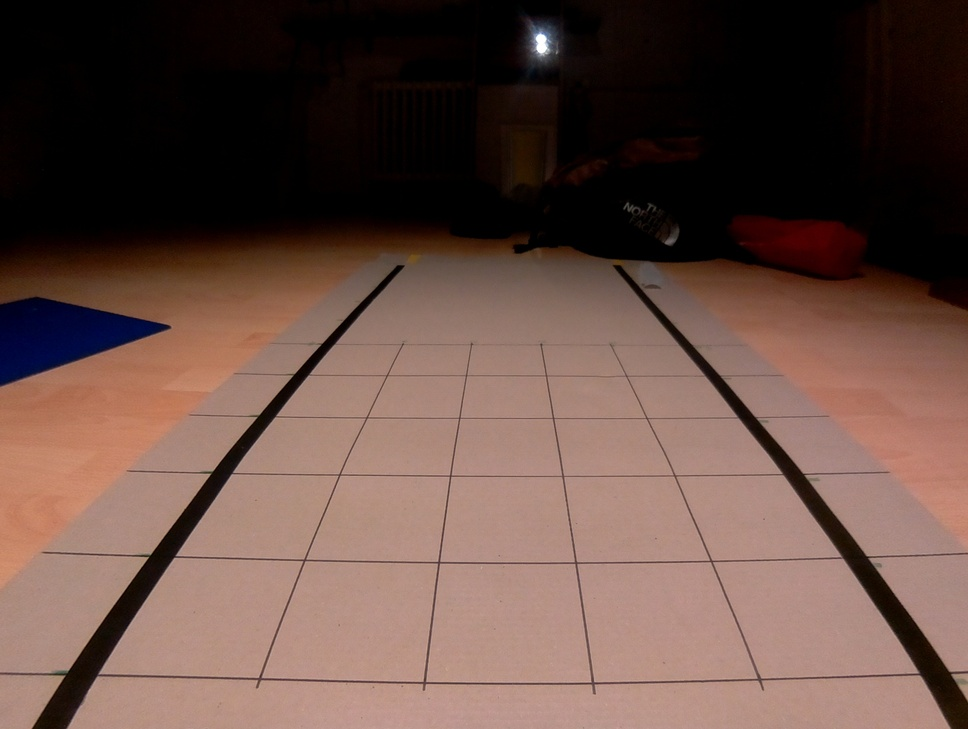
#> input picture autonomouscar/resources/damier_1952.jpg, 968 x 729 px, shrunk from 2592 x 1952 before the run
$ python -i my_lib.py   (imports and definitions only)   (older library calls are emulated)
#> lines starting #> are read from the running program, lines starting #| are printed output that depends on the picture
#> further down, picture is the input picture: shape (729, 968, 3); mean B, G, R 69.5, 77.9, 103.2
#!/usr/bin/env python3

## ----------------------------------- Infos -----------------------------------
#   Author:            Maxime Charriere
#   Project:           Autonomous RC Car
#   File:              myLib.py
#   Link:              https://github.com/maximecharriere/AutonomousRcCar
#   Creation date :    12.04.2020
#   Last modif date:   12.04.2020
## ----------------------------------- Infos -----------------------------------

## -------------------------------- Description --------------------------------
#   This file contains all my useful functions that I often use
## -------------------------------- Description --------------------------------


## Work exactly like Arduino's map function
# https://www.arduino.cc/reference/en/language/functions/math/map/

import picamera
import matplotlib.pyplot as plt
import cv2
import numpy as np
import yaml

# [12 lines left out: functions load_configuration, map, not called in this run]

def mix(val1, val2, val1_proportion):
    val2_proportion = 1-val1_proportion
    return (val1*val1_proportion + val2*val2_proportion)

# [28 lines left out: functions clamp, print_caminfos, not called in this run]

def plt_show_all_colorspace(img):
    '''img must be BGR'''
    frameHSV = cv2.cvtColor(img, cv2.COLOR_BGR2HSV)
#> frameHSV: shape (729, 968, 3); mean H, S, V 11.8, 107.4, 103.8
    frameLAB = cv2.cvtColor(img, cv2.COLOR_BGR2LAB)
#> frameLAB: shape (729, 968, 3); mean of channels 0, 1, 2 88.3, 136.8, 136.3
    frameLUV = cv2.cvtColor(img, cv2.COLOR_BGR2LUV)
#> frameLUV: shape (729, 968, 3); mean of channels 0, 1, 2 87.8, 108, 145

    ## Show images with plt
    fig, axs = plt.subplots(3, 3)
    axs[0,0].imshow(frameHSV[0], cmap="gray")
    axs[0,0].set_title("HSV H channel")
    axs[0,1].imshow(frameHSV[1], cmap="gray")
    axs[0,1].set_title("HSV S channel")
    axs[0,2].imshow(frameHSV[2], cmap="gray")
    axs[0,2].set_title("HSV V channel")
    axs[1,0].imshow(frameLAB[0], cmap="gray")
    axs[1,0].set_title("LAB L channel")
    axs[1,1].imshow(frameLAB[1], cmap="gray")
    axs[1,1].set_title("LAB A channel")
    axs[1,2].imshow(frameLAB[2], cmap="gray")
    axs[1,2].set_title("LAB B channel")
    axs[2,0].imshow(frameLUV[0], cmap="gray")
    axs[2,0].set_title("LUV L channel")
    axs[2,1].imshow(frameLUV[1], cmap="gray")
    axs[2,1].set_title("LUV U channel")
    axs[2,2].imshow(frameLUV[2], cmap="gray")
    axs[2,2].set_title("LUV V channel")

    plt.show()
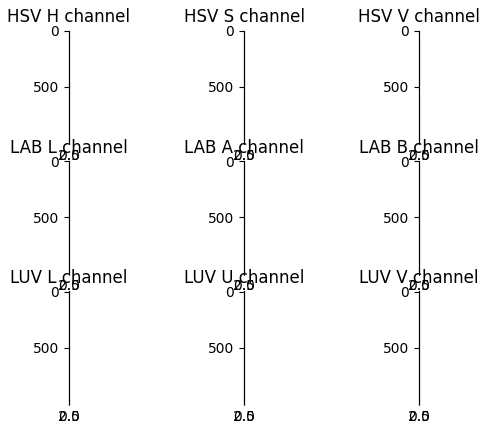
#> figure drawn by matplotlib, 9 panels

# [27 lines left out: functions inRangeHSV, scaledSobelXY, sobelXY, not called in this run]

def isNaN(num):
    return num != num

def isaN(num):
    return not isNaN(num)

>>> import cv2
>>> picture = cv2.imread('resources/damier_1952.jpg')
>>> result = plt_show_all_colorspace(picture)
